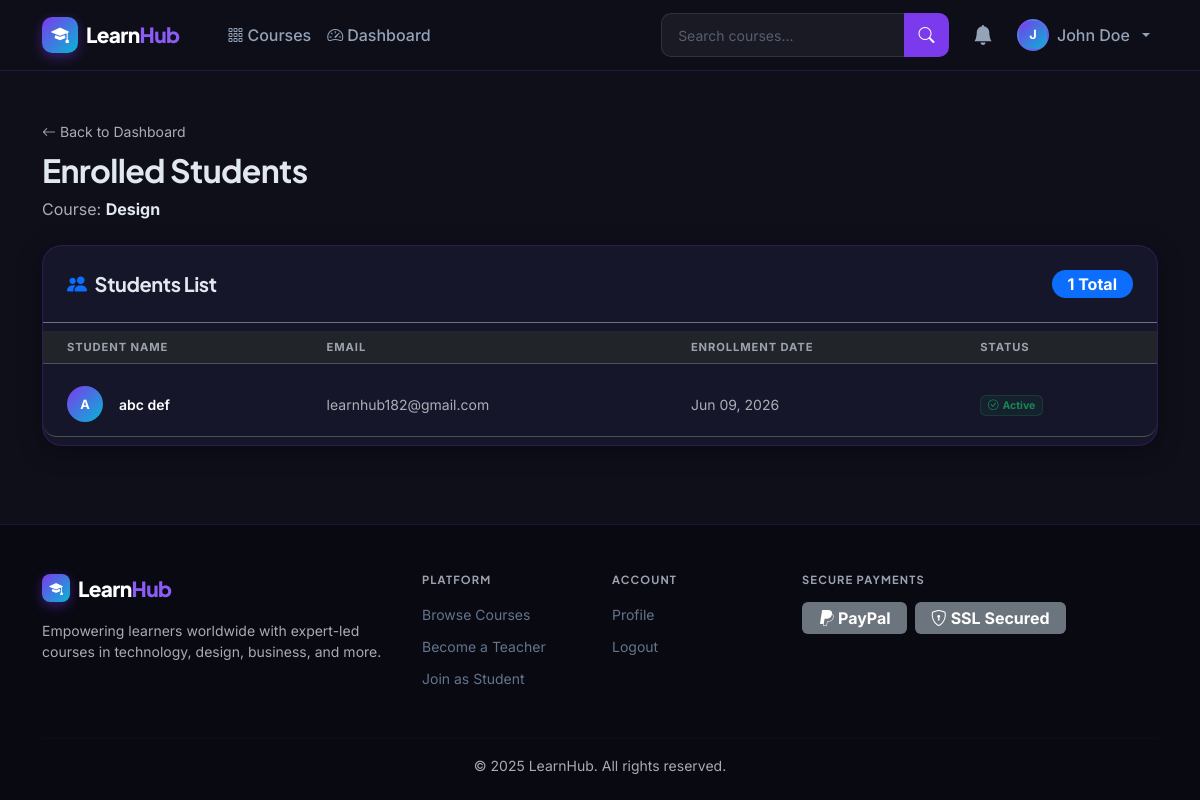
Screenshot of /courses/teacher/course/design/students/ (signed in) with the database file from the repository.
### apps/accounts/models.py (models this page shows, shortened)
class CustomUser(AbstractUser):
    ROLE_CHOICES = (
        ('student', 'Student'),
        ('teacher', 'Teacher'),
    )
    role = models.CharField(max_length=10, choices=ROLE_CHOICES, default='student')
    is_otp_verified = models.BooleanField(default=False)
    otp_secret = models.CharField(max_length=64, blank=True, default='')
    @property
    def is_teacher(self):
        return self.role == 'teacher'
    @property
    def is_student(self):
        return self.role == 'student'

### apps/courses/models.py (models this page shows, shortened)
class Course(models.Model):
    LEVEL_CHOICES = (
        ('beginner', 'Beginner'),
        ('intermediate', 'Intermediate'),
        ('advanced', 'Advanced'),
    )
    teacher = models.ForeignKey(
        settings.AUTH_USER_MODEL, on_delete=models.CASCADE, related_name='courses_taught'
    )
    category = models.ForeignKey(Category, on_delete=models.SET_NULL, null=True, blank=True, related_name='courses')
    title = models.CharField(max_length=200)
    slug = models.SlugField(unique=True, blank=True)
    description = models.TextField()
    short_description = models.CharField(max_length=300, blank=True)
    price = models.DecimalField(max_digits=8, decimal_places=2)
    thumbnail = models.ImageField(upload_to='course_thumbnails/', blank=True, null=True)
    level = models.CharField(max_length=20, choices=LEVEL_CHOICES, default='beginner')
    is_published = models.BooleanField(default=False)
    created_at = models.DateTimeField(auto_now_add=True)
    updated_at = models.DateTimeField(auto_now=True)
    class Meta:
        ordering = ['-created_at']

class Enrollment(models.Model):
    PAYMENT_STATUS = (
        ('pending', 'Pending'),
        ('completed', 'Completed'),
        ('failed', 'Failed'),
        ('refunded', 'Refunded'),
    )
    student = models.ForeignKey(
        settings.AUTH_USER_MODEL, on_delete=models.CASCADE, related_name='enrollments'
    )
    course = models.ForeignKey(Course, on_delete=models.CASCADE, related_name='enrollments')
    enrolled_at = models.DateTimeField(auto_now_add=True)
    payment_status = models.CharField(max_length=20, choices=PAYMENT_STATUS, default='pending')
    class Meta:
        unique_together = ('student', 'course')
        ordering = ['-enrolled_at']

### apps/courses/views.py (the view)
    @login_required
    def wrapper(request, *args, **kwargs):
        if not request.user.is_teacher:
            messages.error(request, 'Access denied. Teacher accounts only.')
            return redirect('courses:catalog')
        return view_func(request, *args, **kwargs)

### apps/courses/views.py (called while the page is built)
def teacher_required(view_func):
    @login_required
    def wrapper(request, *args, **kwargs):
        if not request.user.is_teacher:
            messages.error(request, 'Access denied. Teacher accounts only.')
            return redirect('courses:catalog')
        return view_func(request, *args, **kwargs)
    return wrapper

@teacher_required
def enrolled_students(request, slug):
    course = get_object_or_404(Course, slug=slug, teacher=request.user)
    enrollments = Enrollment.objects.filter(
        course=course, payment_status='completed'
    ).select_related('student').order_by('-enrolled_at')
    return render(request, 'courses/enrolled_students.html', {
        'course': course, 'enrollments': enrollments
    })

### apps/notifications/context_processors.py (called while the page is built)
def notifications_count(request):
    if request.user.is_authenticated:
        count = Notification.objects.filter(recipient=request.user, is_read=False).count()
        return {'unread_notifications_count': count}
    return {'unread_notifications_count': 0}

### templates/courses/enrolled_students.html (shortened to what this page needs)
{% extends 'base.html' %}
{% block content %}
<div class="container py-5">
  <div class="mb-4">
    <a href="{% url 'courses:teacher_dashboard' %}" class="text-muted small">
      <i class="bi bi-arrow-left me-1"></i>Back to Dashboard
    </a>
    <h2 class="mt-2">Enrolled Students</h2>
    <p class="text-muted">Course: <strong style="color:#e2e8f0;">{{ course.title }}</strong></p>
  </div>
  <div class="lh-card">
    <div class="p-4 border-bottom border-secondary d-flex justify-content-between align-items-center bg-card2">
      <h5 class="mb-0 fw-bold"><i class="bi bi-people-fill text-primary me-2"></i>Students List</h5>
      <span class="badge bg-primary rounded-pill fs-6 px-3">{{ enrollments.count }} Total</span>
    </div>
    <div class="table-responsive">
      <table class="table table-dark table-hover mb-0 lh-table">
        <thead class="table-dark text-muted" style="background-color: var(--bg-card2);">
          <tr>
            <th scope="col" class="ps-4">Student Name</th>
            <th scope="col">Email</th>
            <th scope="col">Enrollment Date</th>
            <th scope="col" class="pe-4">Status</th>
          </tr>
        </thead>
        <tbody>
          {% for enrollment in enrollments %}
          <tr>
            <td class="ps-4">
              <div class="d-flex align-items-center gap-3">
                {% if enrollment.student.student_profile.avatar %}
                  <img src="{{ enrollment.student.student_profile.avatar.url }}" class="rounded-circle" width="36" height="36" alt="Avatar" style="object-fit: cover;">
                {% else %}
                  <div class="rounded-circle d-flex align-items-center justify-content-center text-white fw-bold" style="width:36px;height:36px;background:linear-gradient(135deg,var(--primary),var(--accent));font-size:0.8rem;">
                    {{ enrollment.student.first_name|first|upper|default:enrollment.student.username|first|upper }}
                  </div>
                {% endif %}
                <span class="fw-semibold">{{ enrollment.student.get_full_name|default:enrollment.student.username }}</span>
              </div>
            </td>
            <td class="text-muted align-middle">{{ enrollment.student.email }}</td>
            <td class="text-muted align-middle">{{ enrollment.enrolled_at|date:"M d, Y" }}</td>
            <td class="pe-4 align-middle">
              <span class="badge bg-success bg-opacity-10 text-success border border-success border-opacity-25">
                <i class="bi bi-check-circle me-1"></i>Active
              </span>
            </td>
          </tr>
          {% endfor %}
        </tbody>
      </table>
    </div>
  </div>
</div>
{% endblock %}

### templates/base.html (shortened to what this page needs)
<!DOCTYPE html>
<html lang="en" data-bs-theme="dark">
<head>
  <link href="https://cdn.jsdelivr.net/npm/bootstrap@5.3.3/dist/css/bootstrap.min.css" rel="stylesheet">
  <link href="https://cdn.jsdelivr.net/npm/bootstrap-icons@1.11.3/font/bootstrap-icons.min.css" rel="stylesheet">
  {% load static %}
  <link rel="stylesheet" href="{% static 'css/style.css' %}">
</head>
<body>
<nav class="navbar navbar-expand-lg lh-navbar sticky-top" id="mainNav">
  <div class="container">
    <a class="navbar-brand d-flex align-items-center gap-2" href="{% url 'home' %}">
      <div class="brand-icon"><i class="bi bi-mortarboard-fill"></i></div>
      <span class="brand-text">Learn<span class="brand-accent">Hub</span></span>
    </a>
    <div class="collapse navbar-collapse" id="navbarNav">
      <ul class="navbar-nav me-auto ms-4">
        <li class="nav-item">
          <a class="nav-link {% if request.resolver_match.url_name == 'catalog' %}active{% endif %}" href="{% url 'courses:catalog' %}">
            <i class="bi bi-grid-3x3-gap me-1"></i>Courses
          </a>
        </li>
        {% if user.is_authenticated and user.is_teacher %}
        <li class="nav-item">
          <a class="nav-link {% if 'teacher_dashboard' in request.resolver_match.url_name %}active{% endif %}" href="{% url 'courses:teacher_dashboard' %}">
            <i class="bi bi-speedometer2 me-1"></i>Dashboard
          </a>
        </li>
        {% endif %}
      </ul>
      <form class="d-flex me-3 search-form" action="{% url 'courses:catalog' %}" method="GET">
        <div class="input-group">
          <input class="form-control search-input" type="search" name="q" placeholder="Search courses..."
                 value="{{ request.GET.q|default:'' }}" aria-label="Search">
          <button class="btn btn-search" type="submit"><i class="bi bi-search"></i></button>
        </div>
      </form>
      <ul class="navbar-nav align-items-center gap-2">
        {% if user.is_authenticated %}
        <li class="nav-item">
          <a class="nav-link position-relative notif-bell" href="{% url 'notifications:list' %}" id="notifBell">
            <i class="bi bi-bell-fill fs-5"></i>
          </a>
        </li>
        <li class="nav-item dropdown">
          <a class="nav-link dropdown-toggle d-flex align-items-center gap-2 user-menu"
             href="#" id="userDropdown" role="button" data-bs-toggle="dropdown">
            <div class="user-avatar-sm">
              {% if user.is_teacher and user.teacher_profile.avatar %}
                <img src="{{ user.teacher_profile.avatar.url }}" alt="avatar">
              {% elif user.is_student and user.student_profile.avatar %}
                <img src="{{ user.student_profile.avatar.url }}" alt="avatar">
              {% else %}
                <span>{{ user.first_name|first|upper|default:user.username|first|upper }}</span>
              {% endif %}
            </div>
            <span class="d-none d-md-inline">{{ user.get_full_name|default:user.username }}</span>
          </a>
        </li>
        {% endif %}
      </ul>
    </div>
  </div>
</nav>
<main class="main-content">
  {% block content %}{% endblock %}
</main>
<footer class="lh-footer mt-auto">
  <div class="container">
    <div class="row gy-4">
      <div class="col-lg-4">
        <div class="d-flex align-items-center gap-2 mb-3">
          <div class="brand-icon brand-icon-sm"><i class="bi bi-mortarboard-fill"></i></div>
          <span class="brand-text">Learn<span class="brand-accent">Hub</span></span>
        </div>
        <p class="text-muted small">Empowering learners worldwide with expert-led courses in technology, design, business, and more.</p>
      </div>
      <div class="col-lg-2 col-6">
        <h6 class="footer-heading">Platform</h6>
        <ul class="list-unstyled footer-links">
          <li><a href="{% url 'courses:catalog' %}">Browse Courses</a></li>
          <li><a href="{% url 'accounts:teacher_signup' %}">Become a Teacher</a></li>
          <li><a href="{% url 'accounts:student_signup' %}">Join as Student</a></li>
        </ul>
      </div>
      <div class="col-lg-2 col-6">
        <h6 class="footer-heading">Account</h6>
        <ul class="list-unstyled footer-links">
          {% if user.is_authenticated %}
          <li><a href="{% url 'accounts:profile' %}">Profile</a></li>
          <li><a href="{% url 'accounts:logout' %}">Logout</a></li>
          {% else %}
          <li><a href="{% url 'accounts:login' %}">Login</a></li>
          <li><a href="{% url 'accounts:student_signup' %}">Sign Up</a></li>
          {% endif %}
        </ul>
      </div>
      <div class="col-lg-4">
        <h6 class="footer-heading">Secure Payments</h6>
        <div class="d-flex gap-2 align-items-center mt-2">
          <span class="badge bg-secondary fs-6 px-3 py-2"><i class="bi bi-paypal me-1"></i>PayPal</span>
          <span class="badge bg-secondary fs-6 px-3 py-2"><i class="bi bi-shield-lock me-1"></i>SSL Secured</span>
        </div>
      </div>
    </div>
    <hr class="footer-divider">
    <p class="text-center text-muted small mb-0">© 2025 LearnHub. All rights reserved.</p>
  </div>
</footer>
</body>
</html>

### static/css/style.css (style rules this page uses)
:root { --primary: #7c3aed; --primary-light: #8b5cf6; --primary-dark: #5b21b6; --accent: #06b6d4; --accent-dark: #0891b2; --success: #10b981; --warning: #f59e0b; --danger: #ef4444; --bg-dark: #0f0f1a; --bg-card: #16162a; --bg-card2: #1c1c35; --border: rgba(124, 58, 237, 0.2); --text-muted: #9ca3af; --radius: 14px; --radius-lg: 20px; --shadow: 0 4px 24px rgba(0,0,0,0.4); --shadow-hover: 0 8px 40px rgba(124, 58, 237, 0.25); --transition: all 0.25s cubic-bezier(0.4,0,0.2,1); }
*, *::before, *::after { box-sizing: border-box; }
html { scroll-behavior: smooth; }
body { font-family: 'Inter', system-ui, sans-serif; background-color: var(--bg-dark); color: #e2e8f0; min-height: 100vh; display: flex; flex-direction: column; -webkit-font-smoothing: antialiased; }
h1, h2, h3, h4, h5, h6 { font-family: 'Plus Jakarta Sans', sans-serif; font-weight: 700; letter-spacing: -0.02em; }
a { color: var(--primary-light); text-decoration: none; transition: var(--transition); }
.lh-navbar { background: rgba(15, 15, 26, 0.85); backdrop-filter: blur(20px); -webkit-backdrop-filter: blur(20px); border-bottom: 1px solid var(--border); padding: 0.75rem 0; z-index: 1050; }
.brand-icon { width: 36px; height: 36px; background: linear-gradient(135deg, var(--primary), var(--accent)); border-radius: 10px; display: flex; align-items: center; justify-content: center; font-size: 1.1rem; color: white; box-shadow: 0 4px 12px rgba(124,58,237,0.4); }
.brand-icon-sm { width: 28px; height: 28px; font-size: 0.85rem; border-radius: 8px; }
.brand-text { font-family: 'Plus Jakarta Sans', sans-serif; font-size: 1.3rem; font-weight: 800; color: #fff; letter-spacing: -0.03em; }
.brand-accent { color: var(--primary-light); }
.lh-navbar .nav-link { color: #94a3b8; font-weight: 500; padding: 0.4rem 0.75rem; border-radius: 8px; transition: var(--transition); }
.search-input { background: rgba(255,255,255,0.05); border: 1px solid rgba(255,255,255,0.1); color: #e2e8f0; border-radius: 10px 0 0 10px; font-size: 0.875rem; width: 220px; }
.btn-search { background: var(--primary); border: none; color: white; border-radius: 0 10px 10px 0; padding: 0.375rem 0.9rem; }
.notif-bell { position: relative; color: #94a3b8 !important; }
.user-avatar-sm { width: 32px; height: 32px; border-radius: 50%; background: linear-gradient(135deg, var(--primary), var(--accent)); display: flex; align-items: center; justify-content: center; font-weight: 700; font-size: 0.8rem; color: white; overflow: hidden; border: 2px solid rgba(139,92,246,0.4); }
.lh-card { background: var(--bg-card); border: 1px solid var(--border); border-radius: var(--radius-lg); box-shadow: var(--shadow); transition: var(--transition); overflow: hidden; }
.form-control, .form-select { background: rgba(255,255,255,0.05); border: 1px solid rgba(255,255,255,0.1); color: #e2e8f0; border-radius: 10px; padding: 0.65rem 1rem; transition: var(--transition); }
.form-control::placeholder { color: rgba(148,163,184,0.5); }
.lh-footer { background: #090912; border-top: 1px solid var(--border); padding: 3rem 0 1.5rem; margin-top: auto; }
.footer-heading { font-size: 0.7rem; font-weight: 700; text-transform: uppercase; letter-spacing: 0.1em; color: var(--text-muted); margin-bottom: 1rem; }
.footer-links { padding: 0; }
.footer-links li { margin-bottom: 0.5rem; }
.footer-links a { color: #64748b; font-size: 0.875rem; transition: var(--transition); }
.footer-divider { border-color: var(--border); margin: 2rem 0 1rem; }
.main-content { flex: 1; }
.lh-table { width: 100%; border-collapse: separate; border-spacing: 0 0.5rem; }
.lh-table th { font-size: 0.7rem; text-transform: uppercase; letter-spacing: 0.08em; color: var(--text-muted); padding: 0.5rem 1rem; }
.lh-table td { background: var(--bg-card); padding: 0.875rem 1rem; font-size: 0.875rem; }
.lh-table tr td:first-child { border-radius: var(--radius) 0 0 var(--radius); }
.lh-table tr td:last-child { border-radius: 0 var(--radius) var(--radius) 0; }

### rows the page displays
CustomUser: first_name|first "J", get_full_name "John Doe"
Course: title "Design"
Enrollment: student.first_name|first "A", student.get_full_name "abc def", student.email "learnhub182@gmail.com", enrolled_at "Jun 09, 2026"

### other values shown
{{ enrollments.count }} "1"
